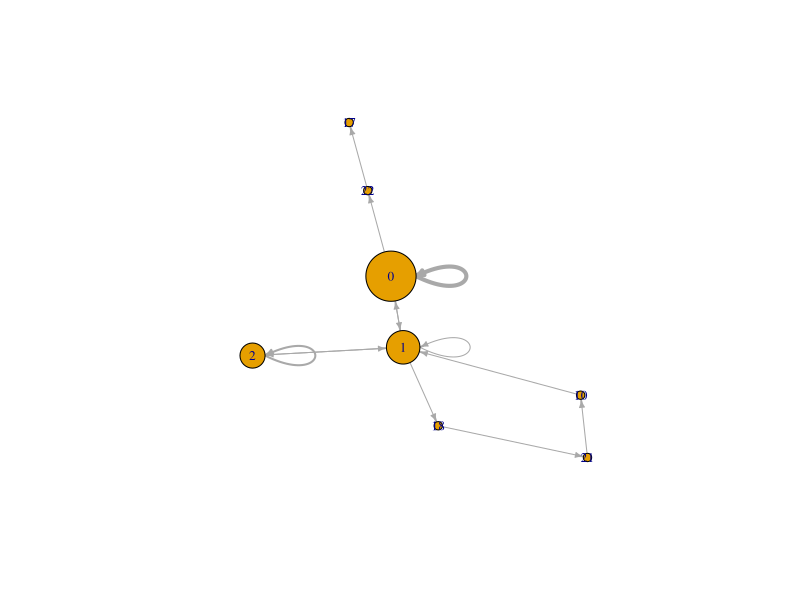

Source code (R):
library(readr)
library(dplyr)
library(igraph)

# =====================================================
# CARGAR DATOS
# =====================================================

Secuencia <- read_delim(
  "Secuencia.csv",
  delim = ";",
  escape_double = FALSE,
  trim_ws = TRUE
)

# =====================================================
# FUNCION PARA RECONSTRUIR RED AOI->AOI
# =====================================================

build_aoi_network <- function(df){
  
  # =====================================
  # ORDEN TEMPORAL
  # =====================================
  
  df <- df[order(df$Secuencia), ]
  
  areas <- df$Area
  
  if(length(areas) < 2){
    return(NULL)
  }
  
  # =====================================
  # VARIABLES SECUENCIALES
  # =====================================
  
  FirstAOI <- as.character(areas[1])
  
  FirstTransition <- paste0(
    areas[1],
    "_",
    areas[2]
  )
  
  First3AOIs <- paste(
    head(areas,3),
    collapse = "_"
  )
  
  # =====================================
  # RED
  # =====================================
  
  edges <- data.frame(
    from = head(areas,-1),
    to   = tail(areas,-1)
  )
  
  edges_weighted <- edges %>%
    count(from,to,name="weight")
  
  g <- graph_from_data_frame(
    edges_weighted,
    directed = TRUE
  )
  
  E(g)$weight <- edges_weighted$weight
  
  node_freq <- table(areas)
  
  V(g)$visits <- as.numeric(
    node_freq[
      match(
        V(g)$name,
        names(node_freq)
      )
    ]
  )
  
  # =====================================
  # RESULTADO
  # =====================================
  
  return(
    list(
      graph = g,
      edges = edges,
      edges_weighted = edges_weighted,
      node_freq = node_freq,
      
      FirstAOI = FirstAOI,
      FirstTransition = FirstTransition,
      First3AOIs = First3AOIs
    )
  )
}

# =====================================================
# CONSTRUIR TODAS LAS REDES
# =====================================================

NetworkList <- list()

TrajectoryFeatures <- data.frame()

subjects <- unique(Secuencia$Sujeto)

for(s in subjects){
  
  cat("Procesando sujeto:",s,"\n")
  
  data_s <- filter(
    Secuencia,
    Sujeto == s
  )
  
  ensayos <- unique(data_s$Ensayo)
  
  for(e in ensayos){
    
    data_se <- filter(
      data_s,
      Ensayo == e
    )
    
    net <- build_aoi_network(data_se)
    
    if(!is.null(net)){
      
      nombre <- paste0(
        "S",
        s,
        "_E",
        e
      )
      
      NetworkList[[nombre]] <- net
      
      # ===================================
      # TABLA DE CARACTERISTICAS
      # ===================================
      
      TrajectoryFeatures <- rbind(
        TrajectoryFeatures,
        data.frame(
          Sujeto = s,
          Ensayo = e,
          
          FirstAOI = net$FirstAOI,
          FirstTransition = net$FirstTransition,
          First3AOIs = net$First3AOIs,
          
          Nodes = gorder(net$graph),
          Edges = gsize(net$graph),
          
          stringsAsFactors = FALSE
        )
      )
      
    }
  }
}
dim(TrajectoryFeatures)
length(unique(TrajectoryFeatures$Sujeto))
table(TrajectoryFeatures$Sujeto)

head(TrajectoryFeatures)
dim(TrajectoryFeatures)
length(unique(TrajectoryFeatures$Sujeto))

# =====================================================
# EJEMPLO
# =====================================================

net104 <- NetworkList[["S104_E1"]]

plot(
  net104$graph,
  vertex.size = V(net104$graph)$visits * 5,
  edge.width = E(net104$graph)$weight,
  vertex.label.cex = 0.8,
  edge.arrow.size = .4,
  layout = layout_with_fr(net104$graph)
)

length(NetworkList)

Secuencia |>
  dplyr::distinct(Sujeto, Ensayo) |>
  nrow()


Problemas <- data.frame()

subjects <- unique(Secuencia$Sujeto)

for(s in subjects){
  
  data_s <- filter(
    Secuencia,
    Sujeto == s
  )
  
  ensayos <- unique(data_s$Ensayo)
  
  for(e in ensayos){
    
    data_se <- filter(
      data_s,
      Ensayo == e
    )
    
    if(nrow(data_se) < 2){
      
      Problemas <- rbind(
        Problemas,
        data.frame(
          Sujeto = s,
          Ensayo = e,
          N = nrow(data_se)
        )
      )
      
    }
    
  }
  
}

Problemas
table(Problemas$Sujeto)

table(
  sapply(
    NetworkList,
    function(x) gorder(x$graph)
  )
)



summary(
  sapply(
    NetworkList,
    function(x)
      gorder(x$graph)
  )
)


summary(
  sapply(
    NetworkList,
    function(x)
      gsize(x$graph)
  )
)
# ¿Qué AOIs aparecen más frecuentemente?


AOI_frequency <- table(
  unlist(
    lapply(
      NetworkList,
      function(x) V(x$graph)$name
    )
  )
)

sort(
  AOI_frequency,
  decreasing=TRUE
)

# ¿Qué transiciones aparecen más frecuentemente?

all_edges <- do.call(
  rbind,
  lapply(
    NetworkList,
    function(x)
      x$edges
  )
)

table(
  all_edges$from,
  all_edges$to
)


all_edges |>
  count(from,to) |>
  arrange(desc(n))


all_edges <- do.call(
  rbind,
  lapply(
    NetworkList,
    function(x)
      x$edges
  )
)

TransitionMatrix <- all_edges |>
  count(from,to)
